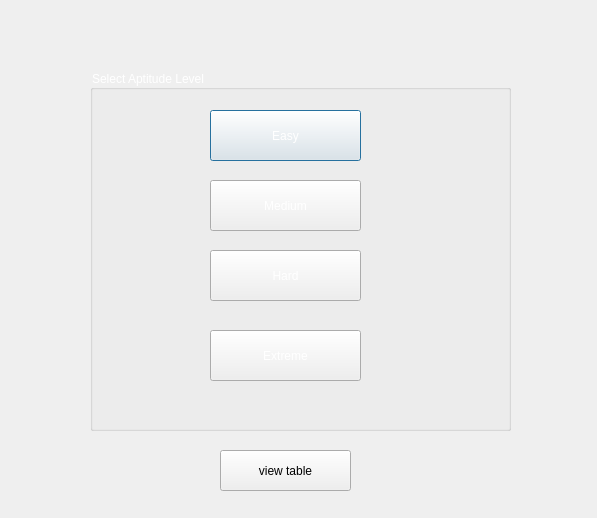
<?xml version="1.0" encoding="UTF-8"?>
<ui version="4.0">
 <class>Apt_category</class>
 <widget class="QDialog" name="Apt_category">
  <property name="geometry">
   <rect>
    <x>0</x>
    <y>0</y>
    <width>597</width>
    <height>518</height>
   </rect>
  </property>
  <property name="windowTitle">
   <string>Dialog</string>
  </property>
  <widget class="QGroupBox" name="groupBox">
   <property name="geometry">
    <rect>
     <x>90</x>
     <y>70</y>
     <width>421</width>
     <height>361</height>
    </rect>
   </property>
   <property name="styleSheet">
    <string notr="true">COLOR:WHITE;</string>
   </property>
   <property name="title">
    <string>Select Aptitude Level</string>
   </property>
   <widget class="QPushButton" name="apt_easy_btn">
    <property name="geometry">
     <rect>
      <x>120</x>
      <y>40</y>
      <width>151</width>
      <height>51</height>
     </rect>
    </property>
    <property name="styleSheet">
     <string notr="true">QPushButton {background-color: white;
    border-style: outset;
    border-width: 2px;
    border-color: black;
    border-radius: 3px;
    font: bold 18px;
    padding: 3px;
color:black;
};</string>
    </property>
    <property name="text">
     <string>Easy</string>
    </property>
   </widget>
   <widget class="QPushButton" name="apt_med_btn">
    <property name="geometry">
     <rect>
      <x>120</x>
      <y>110</y>
      <width>151</width>
      <height>51</height>
     </rect>
    </property>
    <property name="styleSheet">
     <string notr="true">QPushButton {background-color: white;
    border-style: outset;
    border-width: 2px;
    border-color: black;
    border-radius: 3px;
    font: bold 18px;
    padding: 3px;
color:black;
};</string>
    </property>
    <property name="text">
     <string>Medium</string>
    </property>
   </widget>
   <widget class="QPushButton" name="apt_hard_btn">
    <property name="geometry">
     <rect>
      <x>120</x>
      <y>180</y>
      <width>151</width>
      <height>51</height>
     </rect>
    </property>
    <property name="styleSheet">
     <string notr="true">QPushButton {background-color: white;
    border-style: outset;
    border-width: 2px;
    border-color: black;
    border-radius: 3px;
    font: bold 18px;
    padding: 3px;
color:black;
};</string>
    </property>
    <property name="text">
     <string>Hard</string>
    </property>
   </widget>
   <widget class="QPushButton" name="apt_ext_btn">
    <property name="geometry">
     <rect>
      <x>120</x>
      <y>260</y>
      <width>151</width>
      <height>51</height>
     </rect>
    </property>
    <property name="styleSheet">
     <string notr="true">QPushButton {background-color: white;
    border-style: outset;
    border-width: 2px;
    border-color: black;
    border-radius: 3px;
    font: bold 18px;
    padding: 3px;
color:black;
};</string>
    </property>
    <property name="text">
     <string>Extreme</string>
    </property>
   </widget>
  </widget>
  <widget class="QPushButton" name="view_table">
   <property name="geometry">
    <rect>
     <x>220</x>
     <y>450</y>
     <width>131</width>
     <height>41</height>
    </rect>
   </property>
   <property name="styleSheet">
    <string notr="true">QPushButton {background-color: white;
    border-style: outset;
    border-width: 2px;
    border-color: black;
    border-radius: 3px;
    font: bold 18px;
    padding: 3px;
color:black;
};</string>
   </property>
   <property name="text">
    <string>view table</string>
   </property>
  </widget>
 </widget>
 <resources/>
 <connections/>
</ui>
